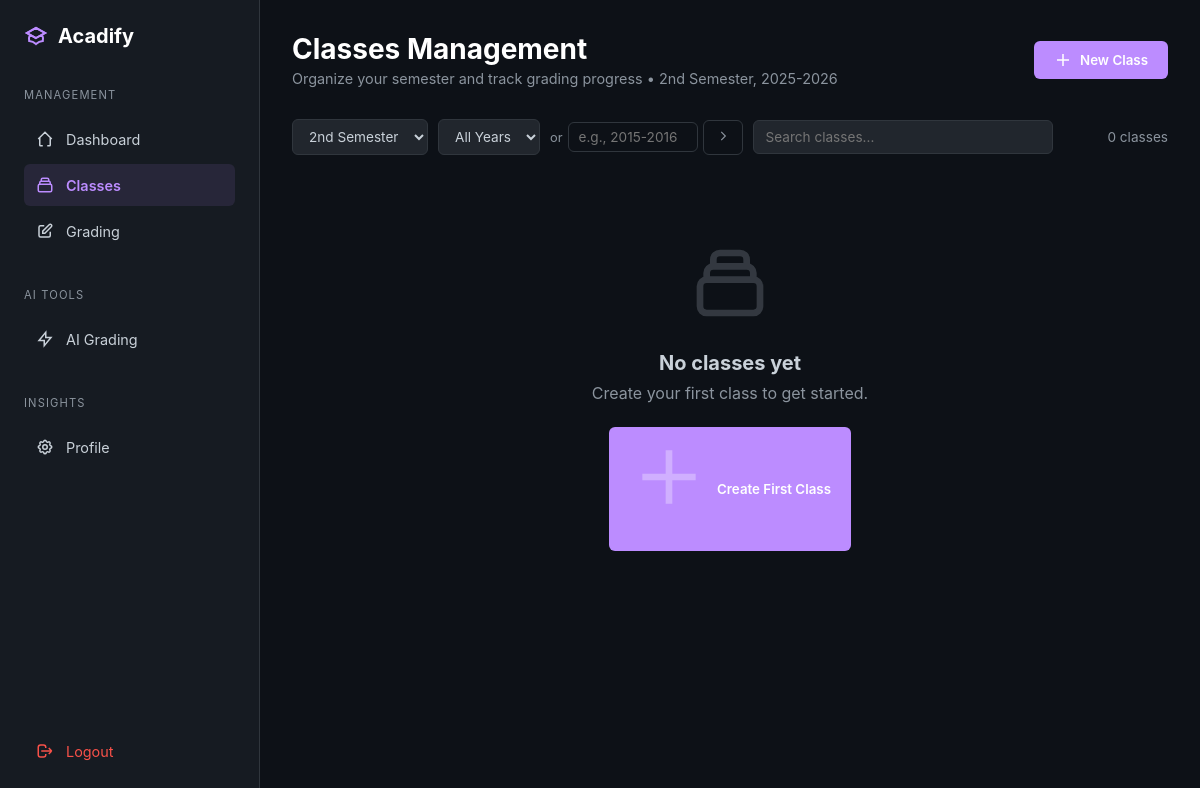
/teacher/classes (signed in), run on an earlier commit of the app's database.
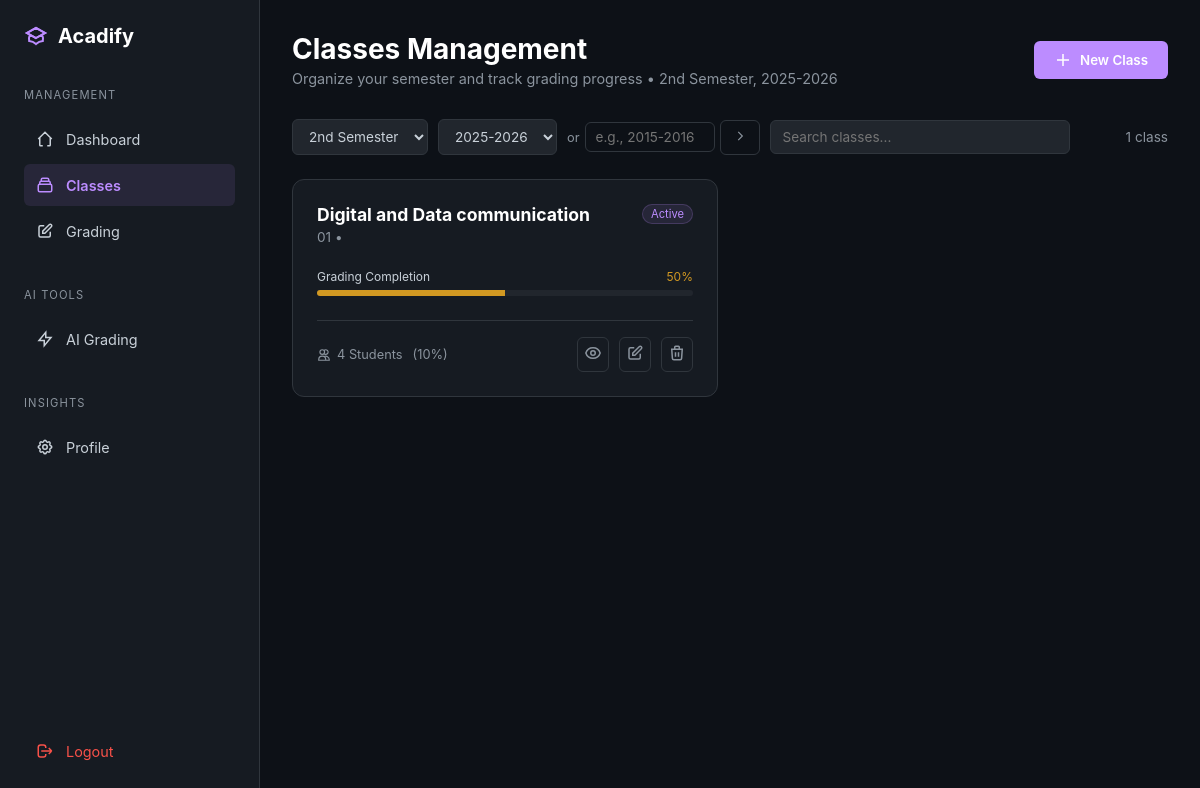
And on a later commit of the database.
### models.py (models this page shows, shortened)
class Class(db.Model):
    __tablename__ = 'class'
    id = db.Column(db.Integer, primary_key=True)
    subject_id = db.Column(db.Integer, db.ForeignKey('subject.id'), nullable=True)
    subject_name = db.Column(db.String(200), nullable=True)
    subject_code = db.Column(db.String(20), nullable=True)
    units = db.Column(db.Integer, nullable=True)
    teacher_id = db.Column(db.Integer, db.ForeignKey('teacher.id'), nullable=False)
    section = db.Column(db.String(20), nullable=True)
    schedule = db.Column(db.String(100), nullable=True)
    room = db.Column(db.String(50), nullable=True)
    school_year = db.Column(db.String(20), nullable=False)
    semester = db.Column(db.String(20), nullable=False)
    max_students = db.Column(db.Integer, default=40)
    grading_formula = db.Column(db.Text, nullable=True)
    grade_conversion_table = db.Column(db.Text, nullable=True)
    department = db.Column(db.String(100), nullable=True)
    program = db.Column(db.String(100), nullable=True)
    year_level = db.Column(db.String(20), nullable=True)
    created_at = db.Column(db.DateTime, default=datetime.utcnow)
    enrollments = db.relationship('Enrollment', backref='class_', lazy='dynamic', cascade='all, delete-orphan')
    tests = db.relationship('Test', backref='class_', lazy='dynamic', cascade='all, delete-orphan')
    @property
    def effective_subject_name(self):
        if self.subject_name:
            return self.subject_name
        elif self.subject_id and self.subject:
            return self.subject.name
        return "Unnamed Subject"
    @property
    def effective_subject_code(self):
        if self.subject_code:
            return self.subject_code
        elif self.subject_id and self.subject:
            return self.subject.code
        return "N/A"
    @property
    def effective_units(self):
        if self.units is not None:
            return self.units
        elif self.subject_id and self.subject:
            return self.subject.units
        return 3  # Default
    def has_grading_formula(self):
        return self.grading_formula is not None or (
            self.subject_id and self.subject and self.subject.grading_formula
        )
    def can_edit_formula(self):
        from models import Grade, Test
        grades_count = Grade.query.join(Test).filter(
            Test.class_id == self.id,
            Grade.final_grade.isnot(None)
        ).count()
        return grades_count == 0

### blueprints/teacher/routes.py (the view)
@teacher_bp.route('/classes')
@teacher_required
def classes():
    teacher = current_user.teacher_profile
    current_school_year = Config.get_current_school_year()
    current_semester = Config.get_current_semester()
    selected_year = request.args.get('year')      # None if not in URL
    selected_semester = request.args.get('semester')  # None if not in URL
    if selected_year is None:
        selected_year = current_school_year
    if selected_semester is None:
        selected_semester = current_semester
    query = Class.query.filter_by(teacher_id=teacher.id)
    if selected_year != 'all':
        query = query.filter_by(school_year=selected_year)
    if selected_semester != 'all':
        query = query.filter_by(semester=selected_semester)
    teacher_classes = query.order_by(
        Class.school_year.desc(),
        Class.semester
    ).all()
    all_years = sorted(
        list(set([cls.school_year for cls in Class.query.filter_by(teacher_id=teacher.id).all()])),
        reverse=True
    )
    available_years = all_years  # Show all years with classes
    classes_data = []
    for cls in teacher_classes:
        enrollment_count = Enrollment.query.filter_by(
            class_id=cls.id,
            status='enrolled'
        ).count()
        tests = Test.query.filter_by(class_id=cls.id).all()
        total_possible_grades = enrollment_count * len(tests) if tests else 0
        if total_possible_grades > 0:
            graded_count = 0
            for test in tests:
                graded_count += Grade.query.filter_by(
                    test_id=test.id
                ).filter(Grade.final_grade.isnot(None)).count()
            grading_percentage = (graded_count / total_possible_grades * 100)
        else:
            grading_percentage = 0
        class_display = {
            'id': cls.id,
            'name': cls.effective_subject_name,
            'code': cls.effective_subject_code,
            'units': cls.effective_units,
            'section': cls.section,
            'schedule': cls.schedule,
            'room': cls.room,
            'semester': cls.semester,
            'school_year': cls.school_year,
            'max_students': cls.max_students,
            'has_formula': cls.has_grading_formula(),
            'can_edit_formula': cls.can_edit_formula()
        }
        classes_data.append({
            'class': class_display,
            'enrollment_count': enrollment_count,
            'capacity_percentage': (enrollment_count / cls.max_students * 100) if cls.max_students else 0,
            'grading_percentage': grading_percentage
        })
    all_students = Student.query.order_by(Student.last_name, Student.first_name).all()
    students_json = [{
        'id': s.id,
        'first_name': s.first_name,
        'last_name': s.last_name,
        'student_number': s.student_number,
        'program': s.program
    } for s in all_students]
    return render_template(
        'teacher/classes.html',
        teacher=teacher,
        classes_data=classes_data,
        all_students=students_json,
        current_school_year=current_school_year,
        current_semester=current_semester,
        available_years=available_years,
        selected_year=selected_year or 'all',  # Pass selected filters back
        selected_semester=selected_semester or 'all'
    )

### app.py (called while the page is built)
def create_app(config_name='development'):
    app = Flask(__name__)
    app.config.from_object(config[config_name])
    db.init_app(app)
    migrate.init_app(app, db)
    login_manager.init_app(app)
    bcrypt.init_app(app)
    login_manager.login_view = 'auth.login'  # Redirect to login page if not authenticated
    login_manager.login_message = 'Please log in to access this page.'
    login_manager.login_message_category = 'info'
    @login_manager.user_loader
    def load_user(user_id):
        from models import User
        return User.query.get(int(user_id))
    register_blueprints(app)
    register_error_handlers(app)
    with app.app_context():
        import models
    return app

### blueprints/teacher/routes.py (called while the page is built)
def teacher_required(f):
    from functools import wraps
    @wraps(f)
    @login_required
    def decorated_function(*args, **kwargs):
        if current_user.role != 'teacher':
            flash('Access denied. Teachers only.', 'danger')
            return redirect(url_for('index'))
        return f(*args, **kwargs)
    return decorated_function

### templates/teacher/classes.html (shortened to what the changed rows need)
<!DOCTYPE html>
<html lang="en">
<head>
    <link rel="stylesheet" href="{{ url_for('static', filename='responsive.css') }}">
</head>
<body>
    <main class="main-content">
        <header class="header-actions">
            <div>
                <h1 style="color:#fff; font-size: 1.75rem;">Classes Management</h1>
                <p style="color: var(--text-dim); font-size: 0.9rem; margin-top: 4px;">
                    Organize your semester and track grading progress • {{ current_semester }}, {{ current_school_year }}
                </p>
            </div>
        </header>
        <div class="filter-bar">
            <select class="filter-select" id="semesterFilter" onchange="applyFilters()">
                <option value="2nd Semester" {% if selected_semester == '2nd Semester' %}selected{% endif %}>2nd Semester</option>
            </select>
            <select class="filter-select" id="yearFilter" onchange="applyFilters()">
                <option value="all">All Years</option>
                {% for year in available_years %}
                <option value="{{ year }}" {% if year == selected_year %}selected{% endif %}>
                    {{ year }}
                </option>
                {% endfor %}
            </select>
            <div style="display: flex; gap: 5px; align-items: center;">
                <span style="color: var(--text-dim); font-size: 0.8rem;">or</span>
                <input type="text"
                    id="customYearInput"
                    class="form-input"
                    placeholder="e.g., 2015-2016"
                    style="width: 130px; padding: 6px 10px; font-size: 0.85rem;"
                    pattern="\d{4}-\d{4}">
                <button type="button"
                        class="icon-btn"
                        onclick="jumpToCustomYear()"
                        style="padding: 6px 12px;">
                </button>
            </div>
            <input type="text" class="search-box" id="searchBox" placeholder="Search classes..." onkeyup="searchClasses()">
            <span style="margin-left: auto; color: var(--text-dim); font-size: 0.85rem;">
                <span id="visibleCount">{{ classes_data|length }}</span> {{ 'class' if classes_data|length == 1 else 'classes' }}
            </span>
        </div>
        {% if classes_data %}
        <div class="class-grid" id="classGrid">
            {% for item in classes_data %}
            <div class="class-card" data-class-id="{{ item.class.id }}" data-semester="{{ item.class.semester }}" data-year="{{ item.class.school_year }}">
                <span class="class-status">Active</span>
                <div class="class-header">
                    <h3>{{ item.class.name }}</h3>
                    <p class="class-subtitle">
                        {{ item.class.code }} •
                </div>
                <div class="grading-progress-container">
                    <div class="progress-label">
                        <span>Grading Completion</span>
                        {% if item.grading_percentage == 100 %}
                            <span style="color: var(--success-green);">{{ "%.0f"|format(item.grading_percentage) }}%</span>
                        {% elif item.grading_percentage >= 50 %}
                            <span style="color: var(--warning-orange);">{{ "%.0f"|format(item.grading_percentage) }}%</span>
                        {% else %}
                            <span style="color: var(--error-red);">{{ "%.0f"|format(item.grading_percentage) }}%</span>
                        {% endif %}
                    </div>
                    <div class="progress-bar-bg">
                        <div class="progress-bar-fill"
                             style="width: {{ item.grading_percentage }}%;
                                    background: {% if item.grading_percentage == 100 %}var(--success-green){% elif item.grading_percentage >= 50 %}var(--warning-orange){% else %}var(--error-red){% endif %};">
                        </div>
                    </div>
                </div>
                <div class="class-footer">
                    <div class="roster-count">
                        <svg class="icon" style="width:14px;" viewBox="0 0 24 24"><path d="M12 4.354a4 4 0 110 5.292M15 21H3v-1a6 6 0 0112 0v1zm0 0h6v-1a6 6 0 00-9-5.197M13 7a4 4 0 11-8 0 4 4 0 018 0z"/></svg>
                        {{ item.enrollment_count }} Student{{ 's' if item.enrollment_count != 1 else '' }}
                        <span style="color: var(--text-dim); margin-left: 4px;">
                            ({{ "%.0f"|format(item.capacity_percentage) }}%)
                        </span>
                    </div>
                    <div class="action-btns">
                        <button class="icon-btn" title="View Roster" onclick="window.location.href='{{ url_for('teacher.class_detail', class_id=item.class.id) }}'">
                            <svg class="icon" viewBox="0 0 24 24"><path d="M15 12a3 3 0 11-6 0 3 3 0 016 0z"/><path d="M2.458 12C3.732 7.943 7.523 5 12 5c4.478 0 8.268 2.943 9.542 7-1.274 4.057-5.064 7-9.542 7-4.477 0-8.268-2.943-9.542-7z"/></svg>
                        </button>
                        <button class="icon-btn" title="Edit Class" onclick="editClass({{ item.class.id }})">
                            <svg class="icon" viewBox="0 0 24 24"><path d="M11 5H6a2 2 0 00-2 2v11a2 2 0 002 2h11a2 2 0 002-2v-5m-1.414-9.414a2 2 0 112.828 2.828L11.828 15H9v-2.828l8.586-8.586z"/></svg>
                        </button>
                        <button class="icon-btn delete" title="Delete Class" onclick="confirmDelete({{ item.class.id }}, '{{ item.class.name }}')">
                            <svg class="icon" viewBox="0 0 24 24"><path d="M19 7l-.867 12.142A2 2 0 0116.138 21H7.862a2 2 0 01-1.995-1.858L5 7m5 4v6m4-6v6m1-10V4a1 1 0 00-1-1h-4a1 1 0 00-1 1v3M4 7h16"/></svg>
                        </button>
                    </div>
                </div>
            </div>
            {% endfor %}
        </div>
        {% else %}
        <div class="empty-state">
            <svg viewBox="0 0 24 24" fill="none" stroke="currentColor">
                <path stroke-width="2" d="M19 11H5m14 0a2 2 0 012 2v6a2 2 0 01-2 2H5a2 2 0 01-2-2v-6a2 2 0 012-2m14 0V9a2 2 0 00-2-2M5 11V9a2 2 0 012-2m0 0V5a2 2 0 012-2h6a2 2 0 012 2v2M7 7h10"/>
            </svg>
            <h3>No classes yet</h3>
            <p style="margin-top: 0.5rem;">Create your first class to get started.</p>
            <button class="btn-primary" style="margin-top: 1.5rem;" onclick="openCreateModal()">
                <svg class="icon" viewBox="0 0 24 24"><path d="M12 4v16m8-8H4"/></svg>
                Create First Class
            </button>
        </div>
        {% endif %}
    </main>
</body>
</html>

What changed in the data, as far as the page shows it:
added Class: semester "2nd Semester", class.name "Digital and Data communication", class.code "01"
Also different on the page:
form field value: "All Years" → "2025-2026"
{{ classes_data|length }}: "0" → "1"
{{ 'class' if classes_data|length == 1 else 'classes' }}: "classes" → "class"
{{ current_semester }}: "2nd Semester" → (not shown)
new list line: "Active • Grading Completion 50 % 4 Student s ( 10 %)"
text no longer shown: "No classes yet Create your first class to get started. Create First Class"
